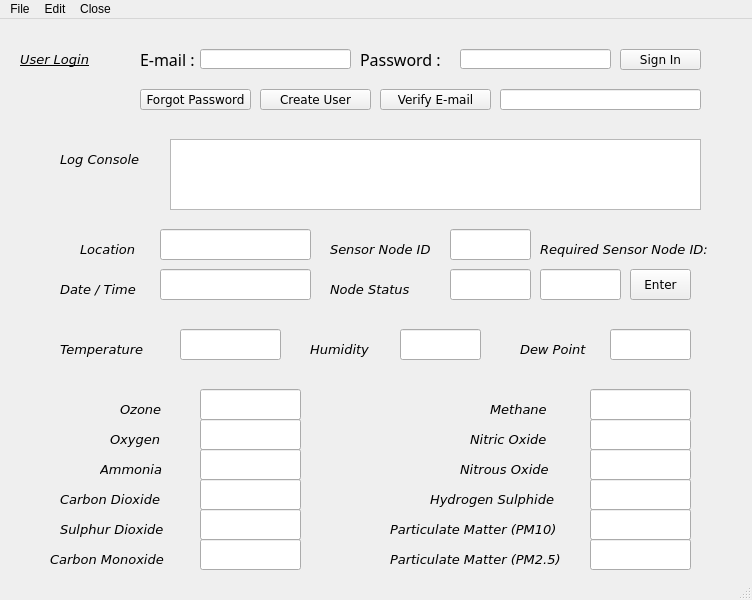
<?xml version="1.0" encoding="UTF-8"?>
<ui version="4.0">
 <class>MainWindow</class>
 <widget class="QMainWindow" name="MainWindow">
  <property name="geometry">
   <rect>
    <x>0</x>
    <y>0</y>
    <width>752</width>
    <height>600</height>
   </rect>
  </property>
  <property name="windowTitle">
   <string>MainWindow</string>
  </property>
  <property name="windowOpacity">
   <double>1.000000000000000</double>
  </property>
  <widget class="QWidget" name="centralwidget">
   <widget class="QPushButton" name="pushButton_2">
    <property name="geometry">
     <rect>
      <x>620</x>
      <y>30</y>
      <width>81</width>
      <height>21</height>
     </rect>
    </property>
    <property name="font">
     <font>
      <family>Verdana</family>
     </font>
    </property>
    <property name="text">
     <string>Sign In</string>
    </property>
   </widget>
   <widget class="QLabel" name="label">
    <property name="geometry">
     <rect>
      <x>140</x>
      <y>30</y>
      <width>61</width>
      <height>21</height>
     </rect>
    </property>
    <property name="font">
     <font>
      <family>Adobe Devanagari</family>
      <pointsize>12</pointsize>
      <weight>50</weight>
      <bold>false</bold>
     </font>
    </property>
    <property name="text">
     <string>E-mail :</string>
    </property>
   </widget>
   <widget class="QLabel" name="label_3">
    <property name="geometry">
     <rect>
      <x>20</x>
      <y>30</y>
      <width>121</width>
      <height>21</height>
     </rect>
    </property>
    <property name="font">
     <font>
      <family>Verdana</family>
      <pointsize>10</pointsize>
      <weight>50</weight>
      <italic>true</italic>
      <bold>false</bold>
      <underline>true</underline>
     </font>
    </property>
    <property name="text">
     <string>User Login</string>
    </property>
   </widget>
   <widget class="QLabel" name="label_2">
    <property name="geometry">
     <rect>
      <x>360</x>
      <y>30</y>
      <width>101</width>
      <height>21</height>
     </rect>
    </property>
    <property name="font">
     <font>
      <family>Adobe Devanagari</family>
      <pointsize>12</pointsize>
      <weight>50</weight>
      <bold>false</bold>
     </font>
    </property>
    <property name="text">
     <string>Password :</string>
    </property>
   </widget>
   <widget class="QPushButton" name="pushButton_3">
    <property name="geometry">
     <rect>
      <x>140</x>
      <y>70</y>
      <width>111</width>
      <height>21</height>
     </rect>
    </property>
    <property name="font">
     <font>
      <family>Verdana</family>
     </font>
    </property>
    <property name="autoFillBackground">
     <bool>false</bool>
    </property>
    <property name="text">
     <string>Forgot Password</string>
    </property>
   </widget>
   <widget class="QPushButton" name="pushButton_4">
    <property name="geometry">
     <rect>
      <x>260</x>
      <y>70</y>
      <width>111</width>
      <height>21</height>
     </rect>
    </property>
    <property name="font">
     <font>
      <family>Verdana</family>
     </font>
    </property>
    <property name="text">
     <string>Create User</string>
    </property>
   </widget>
   <widget class="QLabel" name="label_4">
    <property name="geometry">
     <rect>
      <x>60</x>
      <y>130</y>
      <width>111</width>
      <height>21</height>
     </rect>
    </property>
    <property name="font">
     <font>
      <family>Verdana</family>
      <pointsize>10</pointsize>
      <weight>50</weight>
      <italic>true</italic>
      <bold>false</bold>
      <underline>false</underline>
     </font>
    </property>
    <property name="text">
     <string>Log Console</string>
    </property>
   </widget>
   <widget class="QLabel" name="label_5">
    <property name="geometry">
     <rect>
      <x>80</x>
      <y>220</y>
      <width>81</width>
      <height>21</height>
     </rect>
    </property>
    <property name="font">
     <font>
      <family>Verdana</family>
      <pointsize>10</pointsize>
      <weight>50</weight>
      <italic>true</italic>
      <bold>false</bold>
      <underline>false</underline>
     </font>
    </property>
    <property name="text">
     <string>Location</string>
    </property>
   </widget>
   <widget class="QLabel" name="label_6">
    <property name="geometry">
     <rect>
      <x>60</x>
      <y>260</y>
      <width>101</width>
      <height>21</height>
     </rect>
    </property>
    <property name="font">
     <font>
      <family>Verdana</family>
      <pointsize>10</pointsize>
      <weight>50</weight>
      <italic>true</italic>
      <bold>false</bold>
      <underline>false</underline>
     </font>
    </property>
    <property name="text">
     <string>Date / Time</string>
    </property>
   </widget>
   <widget class="QLabel" name="label_7">
    <property name="geometry">
     <rect>
      <x>330</x>
      <y>220</y>
      <width>121</width>
      <height>21</height>
     </rect>
    </property>
    <property name="font">
     <font>
      <family>Verdana</family>
      <pointsize>10</pointsize>
      <weight>50</weight>
      <italic>true</italic>
      <bold>false</bold>
      <underline>false</underline>
     </font>
    </property>
    <property name="text">
     <string>Sensor Node ID</string>
    </property>
   </widget>
   <widget class="QLabel" name="label_8">
    <property name="geometry">
     <rect>
      <x>330</x>
      <y>260</y>
      <width>81</width>
      <height>21</height>
     </rect>
    </property>
    <property name="font">
     <font>
      <family>Verdana</family>
      <pointsize>10</pointsize>
      <weight>50</weight>
      <italic>true</italic>
      <bold>false</bold>
      <underline>false</underline>
     </font>
    </property>
    <property name="text">
     <string>Node Status</string>
    </property>
   </widget>
   <widget class="QLabel" name="label_9">
    <property name="geometry">
     <rect>
      <x>540</x>
      <y>220</y>
      <width>191</width>
      <height>21</height>
     </rect>
    </property>
    <property name="font">
     <font>
      <family>Verdana</family>
      <pointsize>10</pointsize>
      <weight>50</weight>
      <italic>true</italic>
      <bold>false</bold>
      <underline>false</underline>
     </font>
    </property>
    <property name="text">
     <string>Required Sensor Node ID:</string>
    </property>
   </widget>
   <widget class="QLabel" name="label_10">
    <property name="geometry">
     <rect>
      <x>110</x>
      <y>410</y>
      <width>81</width>
      <height>21</height>
     </rect>
    </property>
    <property name="font">
     <font>
      <family>Verdana</family>
      <pointsize>10</pointsize>
      <weight>50</weight>
      <italic>true</italic>
      <bold>false</bold>
      <underline>false</underline>
     </font>
    </property>
    <property name="text">
     <string>Oxygen</string>
    </property>
   </widget>
   <widget class="QLabel" name="label_11">
    <property name="geometry">
     <rect>
      <x>60</x>
      <y>470</y>
      <width>131</width>
      <height>21</height>
     </rect>
    </property>
    <property name="font">
     <font>
      <family>Verdana</family>
      <pointsize>10</pointsize>
      <weight>50</weight>
      <italic>true</italic>
      <bold>false</bold>
      <underline>false</underline>
     </font>
    </property>
    <property name="text">
     <string>Carbon Dioxide</string>
    </property>
   </widget>
   <widget class="QLabel" name="label_12">
    <property name="geometry">
     <rect>
      <x>50</x>
      <y>530</y>
      <width>141</width>
      <height>21</height>
     </rect>
    </property>
    <property name="font">
     <font>
      <family>Verdana</family>
      <pointsize>10</pointsize>
      <weight>50</weight>
      <italic>true</italic>
      <bold>false</bold>
      <underline>false</underline>
     </font>
    </property>
    <property name="text">
     <string>Carbon Monoxide</string>
    </property>
   </widget>
   <widget class="QLabel" name="label_13">
    <property name="geometry">
     <rect>
      <x>430</x>
      <y>470</y>
      <width>151</width>
      <height>21</height>
     </rect>
    </property>
    <property name="font">
     <font>
      <family>Verdana</family>
      <pointsize>10</pointsize>
      <weight>50</weight>
      <italic>true</italic>
      <bold>false</bold>
      <underline>false</underline>
     </font>
    </property>
    <property name="text">
     <string>Hydrogen Sulphide</string>
    </property>
   </widget>
   <widget class="QLabel" name="label_14">
    <property name="geometry">
     <rect>
      <x>100</x>
      <y>440</y>
      <width>81</width>
      <height>21</height>
     </rect>
    </property>
    <property name="font">
     <font>
      <family>Verdana</family>
      <pointsize>10</pointsize>
      <weight>50</weight>
      <italic>true</italic>
      <bold>false</bold>
      <underline>false</underline>
     </font>
    </property>
    <property name="text">
     <string>Ammonia</string>
    </property>
   </widget>
   <widget class="QLabel" name="label_15">
    <property name="geometry">
     <rect>
      <x>120</x>
      <y>380</y>
      <width>71</width>
      <height>21</height>
     </rect>
    </property>
    <property name="font">
     <font>
      <family>Verdana</family>
      <pointsize>10</pointsize>
      <weight>50</weight>
      <italic>true</italic>
      <bold>false</bold>
      <underline>false</underline>
     </font>
    </property>
    <property name="text">
     <string>Ozone</string>
    </property>
   </widget>
   <widget class="QLabel" name="label_16">
    <property name="geometry">
     <rect>
      <x>60</x>
      <y>500</y>
      <width>131</width>
      <height>21</height>
     </rect>
    </property>
    <property name="font">
     <font>
      <family>Verdana</family>
      <pointsize>10</pointsize>
      <weight>50</weight>
      <italic>true</italic>
      <bold>false</bold>
      <underline>false</underline>
     </font>
    </property>
    <property name="text">
     <string>Sulphur Dioxide</string>
    </property>
   </widget>
   <widget class="QLabel" name="label_17">
    <property name="geometry">
     <rect>
      <x>470</x>
      <y>410</y>
      <width>111</width>
      <height>21</height>
     </rect>
    </property>
    <property name="font">
     <font>
      <family>Verdana</family>
      <pointsize>10</pointsize>
      <weight>50</weight>
      <italic>true</italic>
      <bold>false</bold>
      <underline>false</underline>
     </font>
    </property>
    <property name="text">
     <string>Nitric Oxide</string>
    </property>
   </widget>
   <widget class="QLabel" name="label_18">
    <property name="geometry">
     <rect>
      <x>460</x>
      <y>440</y>
      <width>111</width>
      <height>21</height>
     </rect>
    </property>
    <property name="font">
     <font>
      <family>Verdana</family>
      <pointsize>10</pointsize>
      <weight>50</weight>
      <italic>true</italic>
      <bold>false</bold>
      <underline>false</underline>
     </font>
    </property>
    <property name="text">
     <string>Nitrous Oxide</string>
    </property>
   </widget>
   <widget class="QLabel" name="label_19">
    <property name="geometry">
     <rect>
      <x>490</x>
      <y>380</y>
      <width>91</width>
      <height>21</height>
     </rect>
    </property>
    <property name="font">
     <font>
      <family>Verdana</family>
      <pointsize>10</pointsize>
      <weight>50</weight>
      <italic>true</italic>
      <bold>false</bold>
      <underline>false</underline>
     </font>
    </property>
    <property name="text">
     <string>Methane</string>
    </property>
   </widget>
   <widget class="QLabel" name="label_20">
    <property name="geometry">
     <rect>
      <x>390</x>
      <y>500</y>
      <width>191</width>
      <height>21</height>
     </rect>
    </property>
    <property name="font">
     <font>
      <family>Verdana</family>
      <pointsize>10</pointsize>
      <weight>50</weight>
      <italic>true</italic>
      <bold>false</bold>
      <underline>false</underline>
     </font>
    </property>
    <property name="text">
     <string>Particulate Matter (PM10)</string>
    </property>
   </widget>
   <widget class="QLabel" name="label_21">
    <property name="geometry">
     <rect>
      <x>390</x>
      <y>530</y>
      <width>191</width>
      <height>21</height>
     </rect>
    </property>
    <property name="font">
     <font>
      <family>Verdana</family>
      <pointsize>10</pointsize>
      <weight>50</weight>
      <italic>true</italic>
      <bold>false</bold>
      <underline>false</underline>
     </font>
    </property>
    <property name="text">
     <string>Particulate Matter (PM2.5)</string>
    </property>
   </widget>
   <widget class="QLabel" name="label_22">
    <property name="geometry">
     <rect>
      <x>520</x>
      <y>320</y>
      <width>81</width>
      <height>21</height>
     </rect>
    </property>
    <property name="font">
     <font>
      <family>Verdana</family>
      <pointsize>10</pointsize>
      <weight>50</weight>
      <italic>true</italic>
      <bold>false</bold>
      <underline>false</underline>
     </font>
    </property>
    <property name="text">
     <string>Dew Point</string>
    </property>
   </widget>
   <widget class="QLabel" name="label_23">
    <property name="geometry">
     <rect>
      <x>60</x>
      <y>320</y>
      <width>111</width>
      <height>21</height>
     </rect>
    </property>
    <property name="font">
     <font>
      <family>Verdana</family>
      <pointsize>10</pointsize>
      <weight>50</weight>
      <italic>true</italic>
      <bold>false</bold>
      <underline>false</underline>
     </font>
    </property>
    <property name="text">
     <string>Temperature</string>
    </property>
   </widget>
   <widget class="QLabel" name="label_24">
    <property name="geometry">
     <rect>
      <x>310</x>
      <y>320</y>
      <width>81</width>
      <height>21</height>
     </rect>
    </property>
    <property name="font">
     <font>
      <family>Verdana</family>
      <pointsize>10</pointsize>
      <weight>50</weight>
      <italic>true</italic>
      <bold>false</bold>
      <underline>false</underline>
     </font>
    </property>
    <property name="text">
     <string>Humidity</string>
    </property>
   </widget>
   <widget class="QPushButton" name="pushButton_5">
    <property name="geometry">
     <rect>
      <x>630</x>
      <y>250</y>
      <width>61</width>
      <height>31</height>
     </rect>
    </property>
    <property name="font">
     <font>
      <family>Verdana</family>
     </font>
    </property>
    <property name="text">
     <string>Enter</string>
    </property>
   </widget>
   <widget class="QPushButton" name="pushButton_6">
    <property name="geometry">
     <rect>
      <x>380</x>
      <y>70</y>
      <width>111</width>
      <height>21</height>
     </rect>
    </property>
    <property name="font">
     <font>
      <family>Verdana</family>
     </font>
    </property>
    <property name="text">
     <string>Verify E-mail</string>
    </property>
   </widget>
   <widget class="QLineEdit" name="lineEdit">
    <property name="geometry">
     <rect>
      <x>200</x>
      <y>30</y>
      <width>151</width>
      <height>20</height>
     </rect>
    </property>
   </widget>
   <widget class="QLineEdit" name="lineEdit_2">
    <property name="geometry">
     <rect>
      <x>460</x>
      <y>30</y>
      <width>151</width>
      <height>20</height>
     </rect>
    </property>
   </widget>
   <widget class="QLineEdit" name="lineEdit_3">
    <property name="geometry">
     <rect>
      <x>500</x>
      <y>70</y>
      <width>201</width>
      <height>21</height>
     </rect>
    </property>
   </widget>
   <widget class="QLineEdit" name="lineEdit_4">
    <property name="geometry">
     <rect>
      <x>160</x>
      <y>210</y>
      <width>151</width>
      <height>31</height>
     </rect>
    </property>
   </widget>
   <widget class="QLineEdit" name="lineEdit_5">
    <property name="geometry">
     <rect>
      <x>160</x>
      <y>250</y>
      <width>151</width>
      <height>31</height>
     </rect>
    </property>
   </widget>
   <widget class="QLineEdit" name="lineEdit_6">
    <property name="geometry">
     <rect>
      <x>180</x>
      <y>310</y>
      <width>101</width>
      <height>31</height>
     </rect>
    </property>
   </widget>
   <widget class="QLineEdit" name="lineEdit_7">
    <property name="geometry">
     <rect>
      <x>450</x>
      <y>210</y>
      <width>81</width>
      <height>31</height>
     </rect>
    </property>
   </widget>
   <widget class="QLineEdit" name="lineEdit_8">
    <property name="geometry">
     <rect>
      <x>450</x>
      <y>250</y>
      <width>81</width>
      <height>31</height>
     </rect>
    </property>
   </widget>
   <widget class="QLineEdit" name="lineEdit_9">
    <property name="geometry">
     <rect>
      <x>540</x>
      <y>250</y>
      <width>81</width>
      <height>31</height>
     </rect>
    </property>
   </widget>
   <widget class="QLineEdit" name="lineEdit_10">
    <property name="geometry">
     <rect>
      <x>400</x>
      <y>310</y>
      <width>81</width>
      <height>31</height>
     </rect>
    </property>
   </widget>
   <widget class="QLineEdit" name="lineEdit_11">
    <property name="geometry">
     <rect>
      <x>610</x>
      <y>310</y>
      <width>81</width>
      <height>31</height>
     </rect>
    </property>
   </widget>
   <widget class="QLineEdit" name="lineEdit_12">
    <property name="geometry">
     <rect>
      <x>200</x>
      <y>370</y>
      <width>101</width>
      <height>31</height>
     </rect>
    </property>
   </widget>
   <widget class="QLineEdit" name="lineEdit_13">
    <property name="geometry">
     <rect>
      <x>200</x>
      <y>400</y>
      <width>101</width>
      <height>31</height>
     </rect>
    </property>
   </widget>
   <widget class="QLineEdit" name="lineEdit_14">
    <property name="geometry">
     <rect>
      <x>200</x>
      <y>430</y>
      <width>101</width>
      <height>31</height>
     </rect>
    </property>
   </widget>
   <widget class="QLineEdit" name="lineEdit_15">
    <property name="geometry">
     <rect>
      <x>200</x>
      <y>520</y>
      <width>101</width>
      <height>31</height>
     </rect>
    </property>
   </widget>
   <widget class="QLineEdit" name="lineEdit_16">
    <property name="geometry">
     <rect>
      <x>200</x>
      <y>490</y>
      <width>101</width>
      <height>31</height>
     </rect>
    </property>
   </widget>
   <widget class="QLineEdit" name="lineEdit_17">
    <property name="geometry">
     <rect>
      <x>200</x>
      <y>460</y>
      <width>101</width>
      <height>31</height>
     </rect>
    </property>
   </widget>
   <widget class="QLineEdit" name="lineEdit_18">
    <property name="geometry">
     <rect>
      <x>590</x>
      <y>370</y>
      <width>101</width>
      <height>31</height>
     </rect>
    </property>
   </widget>
   <widget class="QLineEdit" name="lineEdit_19">
    <property name="geometry">
     <rect>
      <x>590</x>
      <y>400</y>
      <width>101</width>
      <height>31</height>
     </rect>
    </property>
   </widget>
   <widget class="QLineEdit" name="lineEdit_20">
    <property name="geometry">
     <rect>
      <x>590</x>
      <y>430</y>
      <width>101</width>
      <height>31</height>
     </rect>
    </property>
   </widget>
   <widget class="QLineEdit" name="lineEdit_21">
    <property name="geometry">
     <rect>
      <x>590</x>
      <y>460</y>
      <width>101</width>
      <height>31</height>
     </rect>
    </property>
   </widget>
   <widget class="QLineEdit" name="lineEdit_22">
    <property name="geometry">
     <rect>
      <x>590</x>
      <y>490</y>
      <width>101</width>
      <height>31</height>
     </rect>
    </property>
   </widget>
   <widget class="QLineEdit" name="lineEdit_23">
    <property name="geometry">
     <rect>
      <x>590</x>
      <y>520</y>
      <width>101</width>
      <height>31</height>
     </rect>
    </property>
   </widget>
   <widget class="QTextEdit" name="textEdit">
    <property name="geometry">
     <rect>
      <x>170</x>
      <y>120</y>
      <width>531</width>
      <height>71</height>
     </rect>
    </property>
   </widget>
  </widget>
  <widget class="QMenuBar" name="menubar">
   <property name="geometry">
    <rect>
     <x>0</x>
     <y>0</y>
     <width>752</width>
     <height>21</height>
    </rect>
   </property>
   <widget class="QMenu" name="menuFile">
    <property name="title">
     <string>File</string>
    </property>
    <addaction name="actionSave"/>
    <addaction name="actionOpen"/>
    <addaction name="actionSave_As"/>
   </widget>
   <widget class="QMenu" name="menuEdit">
    <property name="title">
     <string>Edit</string>
    </property>
    <addaction name="actionCut"/>
    <addaction name="actionCopy"/>
   </widget>
   <widget class="QMenu" name="menuClose">
    <property name="title">
     <string>Close</string>
    </property>
   </widget>
   <addaction name="menuFile"/>
   <addaction name="menuEdit"/>
   <addaction name="menuClose"/>
  </widget>
  <widget class="QStatusBar" name="statusbar"/>
  <action name="actionSave">
   <property name="text">
    <string>Save</string>
   </property>
  </action>
  <action name="actionOpen">
   <property name="text">
    <string>Open</string>
   </property>
  </action>
  <action name="actionSave_As">
   <property name="text">
    <string>Save As</string>
   </property>
  </action>
  <action name="actionCut">
   <property name="text">
    <string>Cut</string>
   </property>
  </action>
  <action name="actionCopy">
   <property name="text">
    <string>Copy</string>
   </property>
  </action>
 </widget>
 <resources/>
 <connections/>
</ui>
